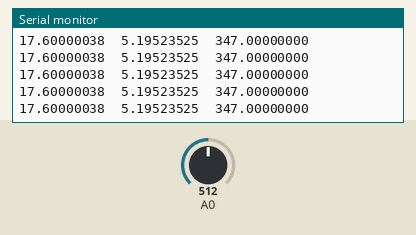
Simulated run of this sketch. Board: Arduino Uno, built with avr-gcc and run on an emulated ATmega328P. On the bench: the last lines printed to the serial monitor. Inputs (shaded band) come from the test bench; at power-on: A0 = 512.

Above: at 1.2 s.
1.3 s: A0 set to 716
At 2.4 s:
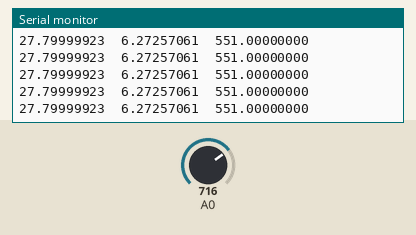
4.3 s: A0 set to 900
At 5.4 s:
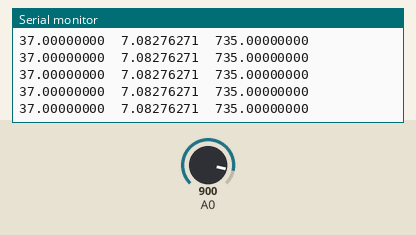
Timing chart, 0 to 7.3 s (numbered marks = the images above; inputs shaded):
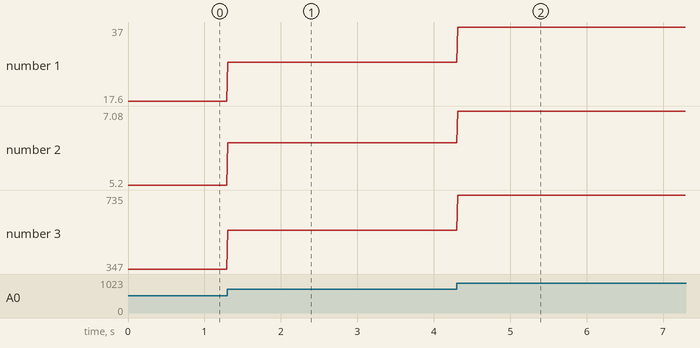

The sketch:

sketch_apr06a.ino
```cpp
//****************************************************************************************
// Illutron take on Disney style capacitive touch sensor using only passives and Arduino
// Dzl 2012
//****************************************************************************************


//                              10n
// PIN 9 --[10k]-+-----10mH---+--||-- OBJECT
//               |            |
//              3.3k          |
//               |            V 1N4148 diode
//              GND           |
//                            |
//Analog 0 ---+------+--------+
//            |      |
//          100pf   1MOmhm
//            |      |
//           GND    GND

#define SET(x,y) (x |=(1<<y))        //-Bit set/clear macros
#define CLR(x,y) (x &= (~(1<<y)))           // |
#define CHK(x,y) (x & (1<<y))               // |
#define TOG(x,y) (x^=(1<<y))                //-+


#define N 160  //How many frequencies

int results[N];

void setup()
{


  //TCCR1A = 0b10000010;      //-Set up frequency generator
  //TCCR1B = 0b00011001;      //-+
  //ICR1 = 110;
  //OCR1A = 55;

  //pinMode(9, OUTPUT);       //-Signal generator pin
  //pinMode(8, OUTPUT);       //-Sync (test) pin
  pinMode(0, INPUT);

  Serial.begin(115200);

  //for (int i = 0; i < N; i++) //-Preset results
    //results[i] = 0;       //-+
}

void loop()
{
  //unsigned int d;

  //int counter = 0;

  long double x1 = analogRead(0)-160;
  double x = (x1)/20.;
  double y = sqrt(abs(x1/20.))+1.;
  double z = abs(x1) - 5.;

  //for (unsigned int d = 0; d < N; d++)
  //{
    //int v = analogRead(0);  //-Read response signal
    //CLR(TCCR1B, 0);         //-Stop generator
    //TCNT1 = 0;              //-Reload new frequency
    //ICR1 = d;               // |
    //OCR1A = d / 2;          //-+
    //SET(TCCR1B, 0);         //-Restart generator
    //results[d] = v;
  //}


  //SendData(results, N);


  TOG(PORTB, 0);           //-Toggle pin 8 after each sweep (good for scope)

  Serial.print(x,8); Serial.print("\t");
  Serial.print(y,8); Serial.print("\t");
  Serial.print(z,8); Serial.println();
  delay(10);
}

//void SendData(int data[], int n) {
  //byte checksum, LSB, MSB;
  //Serial.write(byte(0)); checksum = 0;
  //LSB = lowByte(n) | 0x80; // send low seven bits, with one in high bit to ensure a non-zero byte
  //MSB = highByte(n << 1) | 0x80; // send bits 8 to 14, with one in high bit to ensure a non-zero byte
  //Serial.write(LSB); checksum += LSB;
  //Serial.write(MSB); checksum += MSB;
  //for (int i = 0; i < n; i++) {
    //LSB = lowByte(data[i]) | 0x80; // send low seven bits, with one in high bit to ensure a non-zero byte
    //MSB = highByte(data[i] << 1) | 0x80; // send bits 8 to 14, with one in high bit to ensure a non-zero byte
    //Serial.write(LSB); checksum += LSB;
    //Serial.write(MSB); checksum += MSB;
  //}
  //Serial.write(checksum | 0x80); // seven bit checksum, with one in the high bit to ensure a non-zero byte
//}
```

Measured:
- after the input at 1.3 s, the serial monitor: prints a new line at once (image 1)
- after the input at 4.3 s, the serial monitor: prints a new line at once (image 2)
- plotted number 1: 17.6 → 27.8 after the input at 1.3 s, 27.8 → 37 after the input at 4.3 s
- plotted number 2: 5.2 → 6.27 after the input at 1.3 s, 6.27 → 7.08 after the input at 4.3 s
- plotted number 3: 347 → 551 after the input at 1.3 s, 551 → 735 after the input at 4.3 s
